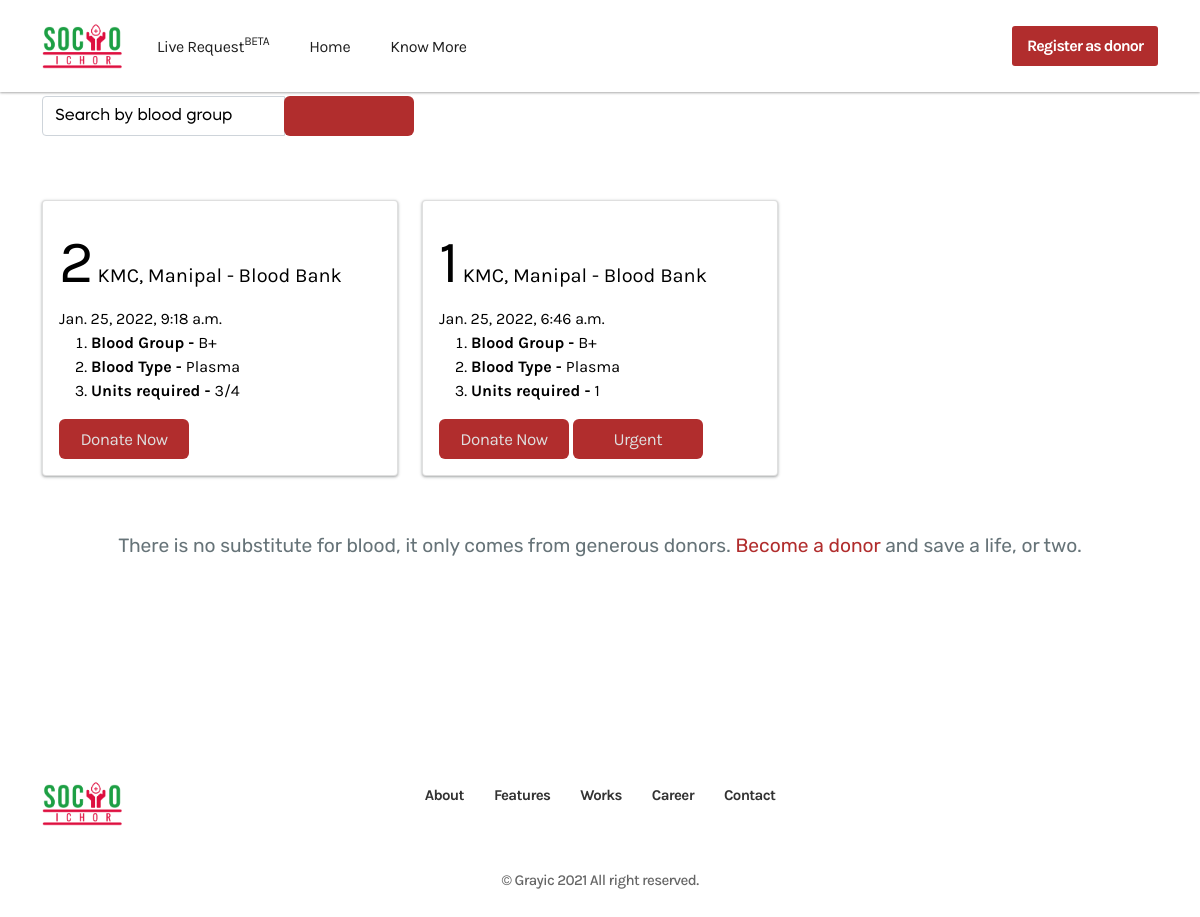
The app's page /donate/ with its own data.
### home/models.py (models this page shows)
class BloodRequest(models.Model):
    blood_request_id = models.AutoField(primary_key=True)
    time_stamp = models.DateTimeField(auto_now_add=True)
    blood_group = models.CharField(
        max_length=20, choices=BG_CHOICES, default=None, blank=True, null=True
    )
    blood_type = models.CharField(
        max_length=50, choices=TYPE, default=None, blank=True, null=True
    )
    acceptable_blood_group = models.CharField(max_length = 100, blank=True, null=True )
    Phone = models.CharField(max_length=10, default='')
    units = models.CharField(max_length=5)
    note = models.TextField(default='', blank=True, null=True)
    address = models.TextField(default='', blank=True, null=True)
    hospital_initials = models.CharField(default='', blank=False, null=False, max_length=50 )
    status = models.IntegerField(choices=STATUS, default=0)
    urgent = models.BooleanField( blank=True, default=False)
    slug = models.SlugField(max_length=400, unique=True, default=None)
    custom_field_key = models.CharField(default='', blank=True, max_length=255)
    custom_field_value = models.CharField(default='', blank=True, max_length=255)
    class Meta:
        verbose_name = 'Blood Request'

### home/views.py (the view)
# urls.py: path('donate/', views.BloodListView.as_view(), name='donate'),
class BloodListView(ListView):
    model=BloodRequest
    template_name = 'home/request.html'
    queryset=BloodRequest.objects.filter(status=STATUS_PUBLISH).order_by('-time_stamp')
    context_object_name='blood'

### home/templates/home/request.html (shortened to what this page needs)
 {% extends 'home/base.html' %}  {% block content %}
<div class="container search-bar" style="margin-top:8%; margin-bottom: 10%;">
   <div class="col-lg-4">
    <form  action="{% url 'home:search-blood' %}" method="get">
        <div class="input-group mb-4">
          <input  type="text" name="q" id="q" placeholder="Search by blood group" aria-label="Search" class="form-control">
          <div class="input-group-append">
            <button id="button-addon5" type="submit" class="btn-search btn btn-primary"><i class="fa fa-search"></i></button>
          </div>
        </div>
      </form>
   </div>
    <div class="row" style="margin-top: 5%;">
        {% if blood %}
        {% for b in blood %}
        <div class="col-lg-4" data-aos="fade-up" data-aos-delay="300" data-aos-duration="700">
        <a class="full-link" href="{% url 'home:details' b.slug %}" style="text-decoration: none;">
            <div class="card kmc-card my-2">
                <div class="header card-body">
                    <span style="font-size: 60px;">{{ b.blood_request_id }}</span>
                     <span style="font-size: 20px;">KMC, Manipal - Blood Bank</span>
                    <br>
                    <div class="kmc-blood-info">
                     <span class="kmc-blood-time">{{ b.time_stamp}}</span>
                    </div>
                    <ol class="kmc-blood-points">
                        {% if b.blood_group %}
                        <li class="kmc-blood-item"><span><b>Blood Group - </b>{{ b.blood_group }}</span></li>
                        {% endif %} {% if b.blood_type %}
                        <li class="kmc-blood-item"><span><b>Blood Type - </b>{{ b.blood_type }}</span></li>
                        {% endif %} {% if b.units %}
                        <li class="kmc-blood-item"><span><b>Units required - </b>{{ b.units }}</span></li>
                        {% endif %}
                    </ol>
                    <a  href="{% url 'home:details' b.slug %}">
                        <button class="btn btn-dark">Donate Now</button> </a>                    {% if b.urgent %}
                        <a  href="{% url 'home:details' b.slug %}">
                      <button class="btn button-red">Urgent</button></a>
                    {% endif %}
                </div>
            </div>
        </a>
        </div>
        {% endfor %} {% endif %}
    </div>
    <div class="col-lg-12 promo-text text-center my-5 " data-aos="fade" data-aos-delay="1000" data-aos-duration="1000">
        <p style="font-family:Rubik; font-size: 120%;"> There is no substitute for blood, it only comes from generous donors. <a class="link-new" href="{% url 'home:donor' %}">Become a donor</a> and save a life, or two.</p>
    </div>
</div>
{% endblock content %}

### home/static/home/css/main.css (style rules this page uses)
body[data-theme='light'], .light-bg, .light-mode-texts { --bg: $white; --bg-2: #f8f9fc; --color-headings: #25373f; --color-texts: rgba(37, 55, 63, 0.7); --color-texts-2: #3b4656; --color-texts-3: rgba(38, 39, 41, 0.7); --border-color: rgba(128, 138, 142, 0.2); --border-color-2: rgba(37, 55, 63, 0.1); }
body { --bg: $white; --bg-2: #f8f9fc; --color-headings: #25373f; --color-texts: rgba(37, 55, 63, 0.7); --color-texts-2: #3b4656; --color-texts-3: rgba(38, 39, 41, 0.7); --border-color: rgba(128, 138, 142, 0.2); --border-color-2: rgba(37, 55, 63, 0.1); }
p { color: var(--color-texts); }
.btn { position: relative; z-index: 5; border-radius: 6px; border: 0; color: rgb(223, 222, 222); font-size: 17px; background-color: #b12d2d !important; font-weight: 400; height: 40px; min-width: 130px; line-height: 28px; letter-spacing: -0.53px; padding: 15px; display: inline-flex; align-items: center; justify-content: center; transition: all .4s ease-in-out; }
.form-control::placeholder { color: #000; opacity: 1; }
a { text-decoration: none; }
.kmc-card { box-shadow: rgba(60, 64, 67, 0.3) 0px 1px 2px 0px, rgba(60, 64, 67, 0.15) 0px 1px 3px 1px; cursor: pointer; font-family: Karla; }
.button-red { -webkit-animation: glowing 1500ms infinite; -moz-animation: glowing 1500ms infinite; -o-animation: glowing 1500ms infinite; animation: glowing 1500ms infinite; }
.full-link { color: #000; }

### home/templates/home/request.html (style rules this page uses)
body { background-color: rgb(255, 255, 255); }

### records on screen
BloodRequest: blood_request_id "2", time_stamp "Jan. 25, 2022, 9:18 a.m.", blood_group "B+", blood_type "Plasma", units "3/4"
BloodRequest: blood_request_id "1", time_stamp "Jan. 25, 2022, 6:46 a.m.", blood_group "B+", blood_type "Plasma", units "1", urgent "Urgent"
